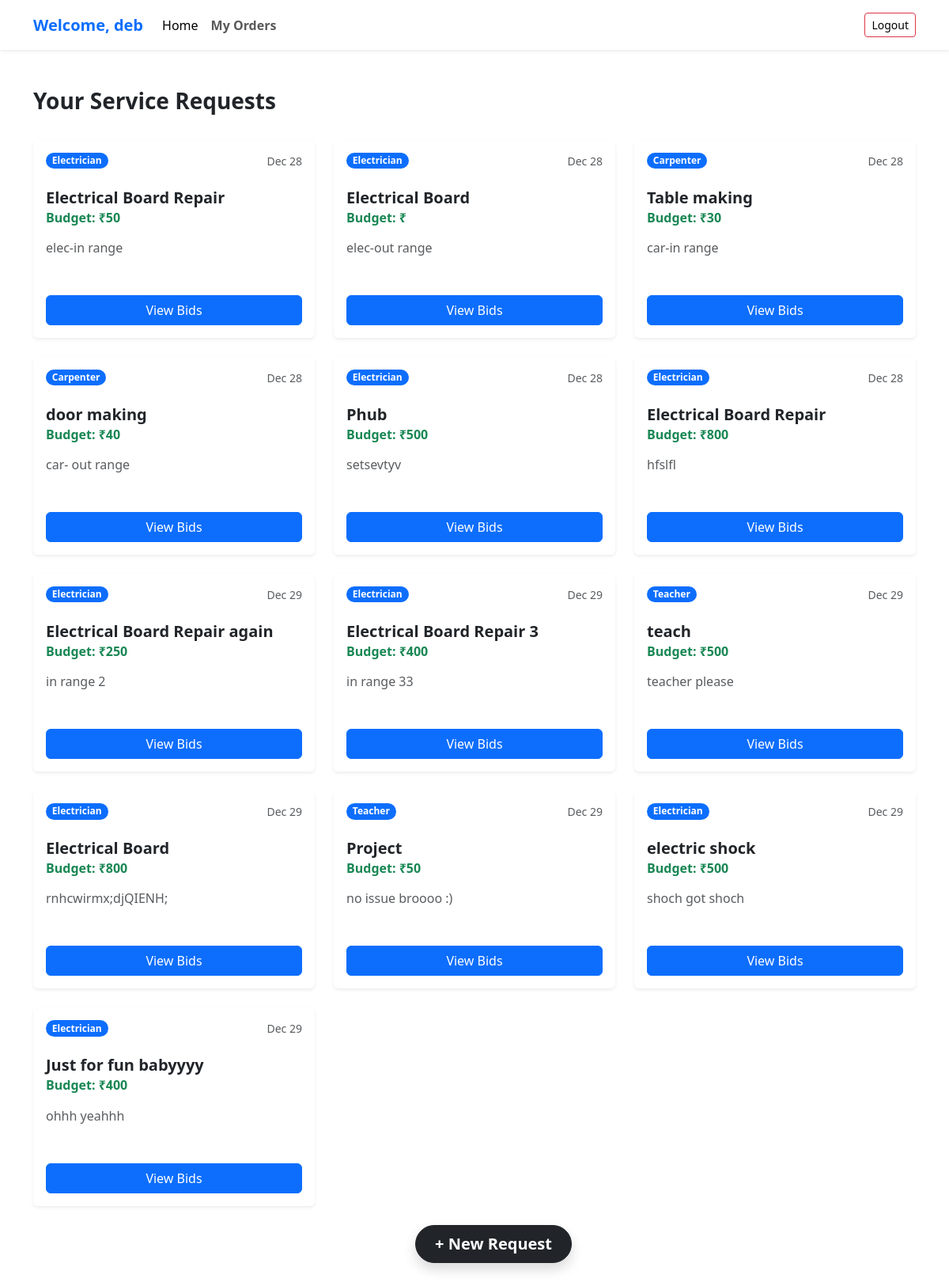
Page /consumer_dashboard (signed in) on the earlier database version.
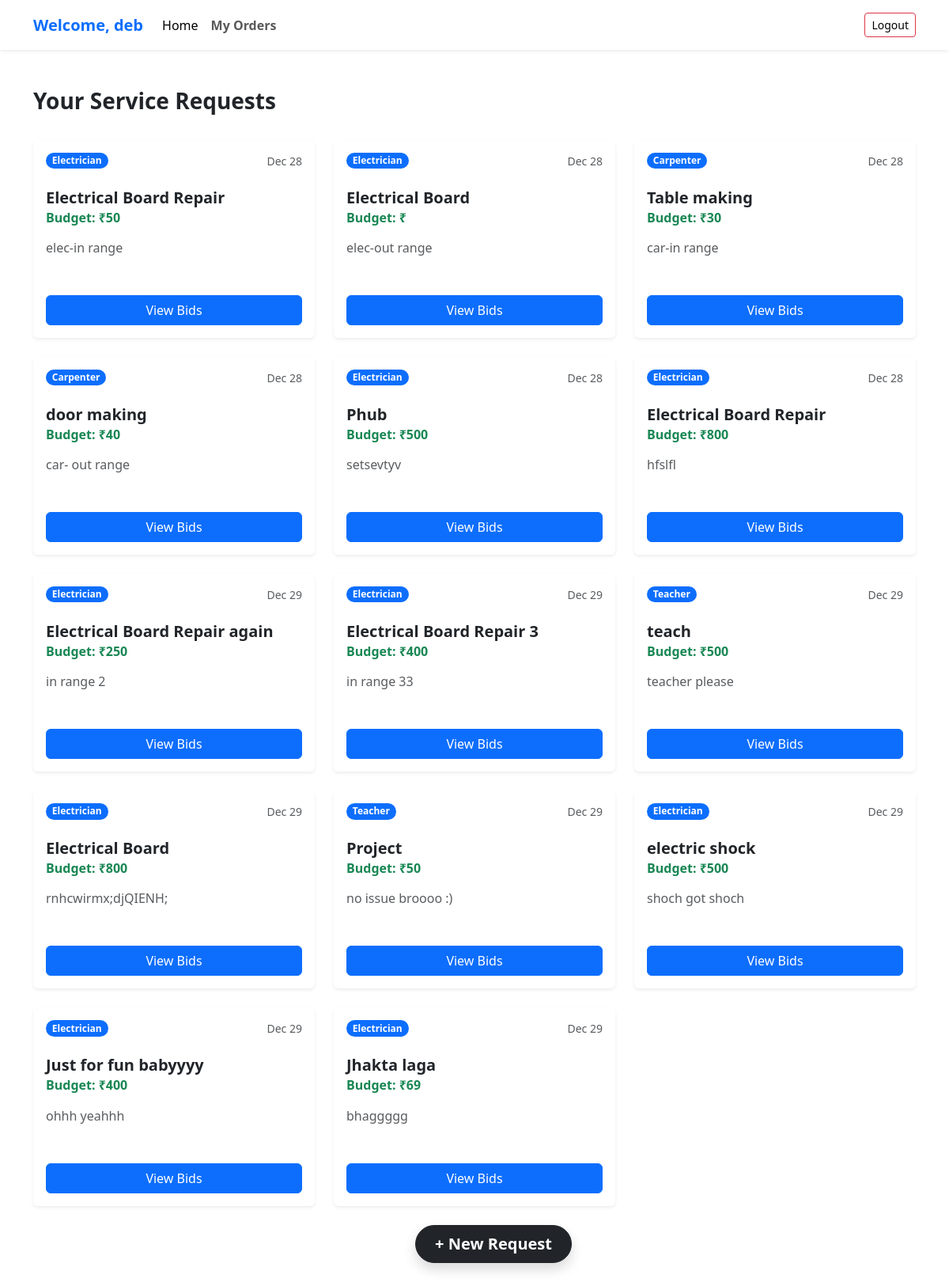
Same page on the later database version.
### app.py (models this page shows)
class service_request(db.Model):
    id=db.Column(db.Integer, primary_key=True)
    consumer_id=db.Column(db.Integer, nullable=False)
    con_latitude = db.Column(db.Float, nullable=False)
    con_longitude = db.Column(db.Float, nullable=False)
    service_title=db.Column(db.String(200), nullable=False)
    service_type=db.Column(db.String(50), nullable=False)
    budget=db.Column(db.Integer, nullable=False)
    desc=db.Column(db.String(500), nullable=False)
    is_active=db.Column(db.Boolean, default=True)
    is_inprogress=db.Column(db.Boolean, default=False)
    assigned_provider_id=db.Column(db.Integer, nullable=True)
    created_at=db.Column(db.DateTime, default=db.func.current_timestamp())

### app.py (the view)
@app.route('/consumer_dashboard')
def consumer_dashboard():
    if 'user_id' not in session:
        return redirect(url_for('login'))
    id=session['user_id']
    print(id)
    current_user_object = users.query.get(id)
    ser_req=service_request.query.filter_by(consumer_id=id).all()
    active_req_ids = [r.id for r in ser_req if r.is_active]
    requests_with_bids = []
    if active_req_ids:
        active_bids_query = db.session.query(bids.ser_req_id)\
                        .filter(bids.ser_req_id.in_(active_req_ids))\
                        .distinct().all()
        requests_with_bids = [r[0] for r in active_bids_query]
    print("count: ",len(ser_req),ser_req)
    return render_template('consumer/consumer_dashboard.html',user=current_user_object,requests=ser_req,requests_with_bids=requests_with_bids)

### templates/consumer/consumer_dashboard.html (shortened to what this page needs)
{% extends 'base.html' %}
{% block body %}
<nav class="navbar navbar-expand-lg navbar-light bg-white shadow-sm sticky-top">
  <div class="container">
    <a class="navbar-brand fw-bold text-primary" href="#">
       Welcome, {{user.full_name}}
    </a>
    <div class="collapse navbar-collapse" id="navbarText">
      <ul class="navbar-nav me-auto mb-2 mb-lg-0">
        <li class="nav-item">
          <a class="nav-link active" aria-current="page" href="#">Home</a>
        </li>
        <li class="nav-item">
          <a class="nav-link fw-bold" href="{{ url_for('my_orders') }}">My Orders</a>
        </li>
      </ul>
      <span class="navbar-text">
        <a href="{{url_for('logout')}}" class="btn btn-outline-danger btn-sm">Logout</a>
      </span>
    </div>
  </div>
</nav>
<div class="container py-5">
  <div class="d-flex justify-content-between align-items-center mb-4">
    <h3 class="fw-bold text-dark">Your Service Requests</h3>
  </div>
  <div class="row row-cols-1 row-cols-md-2 row-cols-lg-3 g-4 pb-5">
    {% for request in requests %}
    <div class="col">
      <div class="card h-100 shadow-sm border-0 transition-hover position-relative">
        <div class="card-header bg-transparent border-0 pt-3">
          <div class="d-flex justify-content-between align-items-start">
            <span class="badge bg-primary rounded-pill">{{ request.service_type }}
            </span>
            <span class="text-muted small">{{ request.created_at.strftime('%b %d') }}</span>
          </div>
        </div>
        <div class="card-body">
          <h5 class="card-title fw-bold text-dark">{{ request.service_title }}</h5>
          <h6 class="card-subtitle mb-3 text-success fw-bold">Budget: ₹{{ request.budget }}</h6>
          <p class="card-text text-muted text-truncate-3" style="min-height: 3rem;">
            {{ request.desc }}
          </p>
        </div>
        <div class="card-footer bg-transparent border-top-0 pb-3">
          <div class="d-grid gap-2">
            <a href="{{url_for('view_bids', req_id=request.id)}}" class="btn btn-primary">
              View Bids
            </a>
          </div>
        </div>
      </div>
    </div>
    {% endfor %}
  </div>
</div>
<a href="{{url_for('add_service_request')}}"
  class="btn btn-lg btn-dark rounded-pill position-fixed bottom-0 start-50 translate-middle-x m-4 shadow z-3 px-4 fw-bold">
  <span class="fs-5">+</span> New Request
</a>
{% endblock body %}

Differences in the rows shown:
added service_request: service_type "Electrician", created_at "Dec 29", service_title "Jhakta laga", budget "69", desc "bhaggggg"
